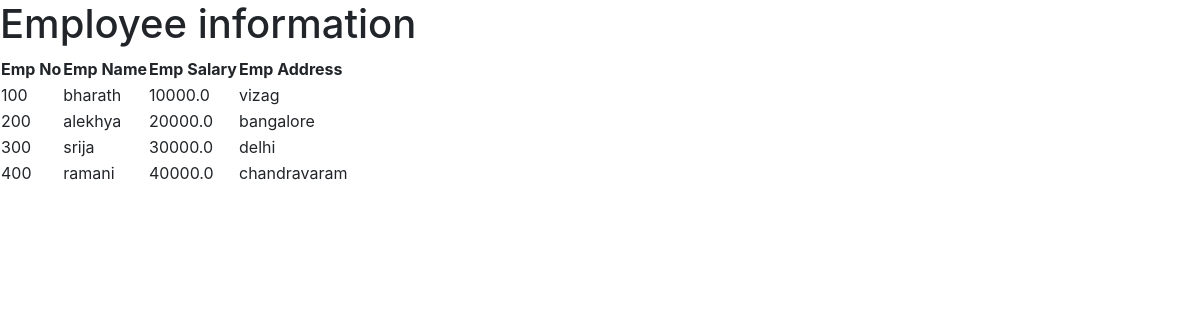
Screenshot of /flook/ with the database file from the repository.
### srijaApp/models.py (models this page shows, shortened)
class Employee(models.Model):
    eno = models.IntegerField()
    ename = models.CharField(max_length=30)
    esal = models.FloatField()
    eaddr = models.CharField(max_length=30)

### srijaApp/views.py (the view)
# urls.py: path('flook/', views.flook),
def flook(request):
    emp_list = Employee.objects.all()
    my_dict = {'emp_list':emp_list}
    return render(request,'srijaApp/hello.html',context=my_dict)

### templates/srijaApp/hello.html (shortened to what this page needs)
<!DOCTYPE html>
{% load static %}
<html lang="en" dir="ltr">
  <head>
<link rel="stylesheet" href="https://stackpath.bootstrapcdn.com/bootstrap/4.5.2/css/bootstrap.min.css">
    <link rel="stylesheet" href="{% static "css/demo1.css" %}">
  </head>
  <body>
    <h1>Employee information</h1>
    {% if emp_list %}
      <table>
        <thead>
          <th>Emp No</th>
          <th>Emp Name</th>
          <th>Emp Salary</th>
          <th>Emp Address</th>
        </thead>
        {% for emp in emp_list %}
            <tr>
              <td>{{emp.eno}}</td>
              <td>{{emp.ename}}</td>
              <td>{{emp.esal}}</td>
              <td>{{emp.eaddr}}</td>
            </tr>
         {% endfor %}
      </table>
      {% else %}
         <p> No Employees found </p>
    {% endif %}
  </body>
</html>

### rows the page displays
Employee: eno "100", ename "bharath", esal "10000.0", eaddr "vizag"
Employee: eno "200", ename "alekhya", esal "20000.0", eaddr "bangalore"
Employee: eno "300", ename "srija", esal "30000.0", eaddr "delhi"
Employee: eno "400", ename "ramani", esal "40000.0", eaddr "chandravaram"
